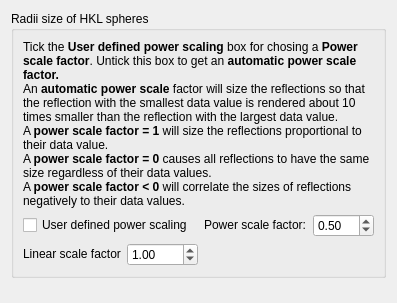
                    <widget class="QWidget" name="tab_3">
                     <attribute name="title">
                      <string>Sizing</string>
                     </attribute>
                     <layout class="QGridLayout" name="gridLayout_27">
                      <item row="0" column="0" alignment="Qt::AlignTop">
                       <widget class="QGroupBox" name="groupBox_3">
                        <property name="sizePolicy">
                         <sizepolicy hsizetype="Preferred" vsizetype="Preferred">
                          <horstretch>1</horstretch>
                          <verstretch>0</verstretch>
                         </sizepolicy>
                        </property>
                        <property name="title">
                         <string>Radii size of HKL spheres</string>
                        </property>
                        <property name="checkable">
                         <bool>false</bool>
                        </property>
                        <layout class="QGridLayout" name="gridLayout_10">
                         <item row="0" column="0" colspan="4">
                          <widget class="QLabel" name="label_7">
                           <property name="sizePolicy">
                            <sizepolicy hsizetype="Preferred" vsizetype="Fixed">
                             <horstretch>0</horstretch>
                             <verstretch>0</verstretch>
                            </sizepolicy>
                           </property>
                           <property name="text">
                            <string>&lt;html&gt;&lt;head/&gt;&lt;body&gt;&lt;p&gt;Tick the &lt;span style=&quot; font-weight:600;&quot;&gt;User defined power scaling&lt;/span&gt; box for chosing a &lt;span style=&quot; font-weight:600;&quot;&gt;Power scale factor&lt;/span&gt;. Untick this box to get an &lt;span style=&quot; font-weight:600;&quot;&gt;automatic power scale factor.&lt;/span&gt;&lt;br/&gt;An &lt;span style=&quot; font-weight:600;&quot;&gt;automatic power scale&lt;/span&gt; factor will size the reflections so that the reflection with the smallest data value is rendered about 10 times smaller than the reflection with the largest data value. &lt;br/&gt;A &lt;span style=&quot; font-weight:600;&quot;&gt;power scale factor = 1&lt;/span&gt; will size the reflections proportional to their data value. &lt;br/&gt;A &lt;span style=&quot; font-weight:600;&quot;&gt;power scale factor = 0&lt;/span&gt; causes all reflections to have the same size regardless of their data values. &lt;br/&gt;A &lt;span style=&quot; font-weight:600;&quot;&gt;power scale factor &amp;lt; 0&lt;/span&gt; will correlate the sizes of reflections negatively to their data values. &lt;/p&gt;&lt;/body&gt;&lt;/html&gt;</string>
                           </property>
                           <property name="textFormat">
                            <enum>Qt::RichText</enum>
                           </property>
                           <property name="scaledContents">
                            <bool>false</bool>
                           </property>
                           <property name="alignment">
                            <set>Qt::AlignLeading|Qt::AlignLeft|Qt::AlignVCenter</set>
                           </property>
                           <property name="wordWrap">
                            <bool>true</bool>
                           </property>
                          </widget>
                         </item>
                         <item row="1" column="0" colspan="2">
                          <widget class="QCheckBox" name="ManualPowerScalecheckbox">
                           <property name="sizePolicy">
                            <sizepolicy hsizetype="Minimum" vsizetype="Maximum">
                             <horstretch>0</horstretch>
                             <verstretch>0</verstretch>
                            </sizepolicy>
                           </property>
                           <property name="toolTip">
                            <string/>
                           </property>
                           <property name="text">
                            <string>User defined power scaling</string>
                           </property>
                          </widget>
                         </item>
                         <item row="1" column="2">
                          <widget class="QLabel" name="label_10">
                           <property name="sizePolicy">
                            <sizepolicy hsizetype="Minimum" vsizetype="Maximum">
                             <horstretch>0</horstretch>
                             <verstretch>0</verstretch>
                            </sizepolicy>
                           </property>
                           <property name="text">
                            <string>Power scale factor:</string>
                           </property>
                           <property name="alignment">
                            <set>Qt::AlignRight|Qt::AlignTrailing|Qt::AlignVCenter</set>
                           </property>
                           <property name="indent">
                            <number>1</number>
                           </property>
                          </widget>
                         </item>
                         <item row="1" column="3">
                          <widget class="MyQDoubleSpinBox" name="power_scale_spinBox">
                           <property name="sizePolicy">
                            <sizepolicy hsizetype="Maximum" vsizetype="Maximum">
                             <horstretch>0</horstretch>
                             <verstretch>0</verstretch>
                            </sizepolicy>
                           </property>
                           <property name="toolTip">
                            <string/>
                           </property>
                           <property name="minimum">
                            <double>-10.000000000000000</double>
                           </property>
                           <property name="maximum">
                            <double>10.000000000000000</double>
                           </property>
                           <property name="singleStep">
                            <double>0.050000000000000</double>
                           </property>
                           <property name="value">
                            <double>0.500000000000000</double>
                           </property>
                          </widget>
                         </item>
                         <item row="2" column="0">
                          <widget class="QLabel" name="label_11">
                           <property name="sizePolicy">
                            <sizepolicy hsizetype="Minimum" vsizetype="Maximum">
                             <horstretch>0</horstretch>
                             <verstretch>0</verstretch>
                            </sizepolicy>
                           </property>
                           <property name="toolTip">
                            <string>&lt;html&gt;&lt;head/&gt;&lt;body&gt;&lt;p&gt;A linear scale factor of 1 means that if two reflectiions with the largest data values happen to be next to each other their spheres will touch but not overlap.&lt;/p&gt;&lt;/body&gt;&lt;/html&gt;</string>
                           </property>
                           <property name="text">
                            <string>Linear scale factor</string>
                           </property>
                          </widget>
                         </item>
                         <item row="2" column="1">
                          <widget class="MyQDoubleSpinBox" name="radii_scale_spinBox">
                           <property name="sizePolicy">
                            <sizepolicy hsizetype="Maximum" vsizetype="Maximum">
                             <horstretch>0</horstretch>
                             <verstretch>0</verstretch>
                            </sizepolicy>
                           </property>
                           <property name="toolTip">
                            <string>&lt;html&gt;&lt;head/&gt;&lt;body&gt;&lt;p&gt;A linear scale factor of 1 means that if two reflectiions with the largest data values happen to be next to each other their spheres will touch but not overlap.&lt;/p&gt;&lt;/body&gt;&lt;/html&gt;</string>
                           </property>
                           <property name="decimals">
                            <number>2</number>
                           </property>
                           <property name="minimum">
                            <double>0.000000000000000</double>
                           </property>
                           <property name="maximum">
                            <double>1000.000000000000000</double>
                           </property>
                           <property name="singleStep">
                            <double>0.200000000000000</double>
                           </property>
                           <property name="value">
                            <double>1.000000000000000</double>
                           </property>
                          </widget>
                         </item>
                        </layout>
                       </widget>
                      </item>
                     </layout>
                    </widget>
